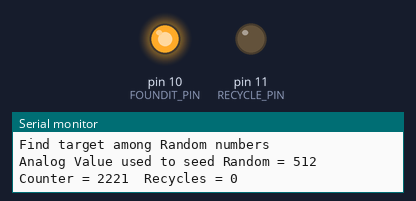
The sketch below on a simulated Arduino Uno, built with avr-gcc and run on an emulated ATmega328P. On the bench: output pins drawn as LEDs (lit = HIGH), the last lines printed to the serial monitor. Random numbers use the default seed unless the sketch sets one. At 54.5 s the program stops and its outputs stay as they are.

Above: at 0.3 s.
At 22.6 s:
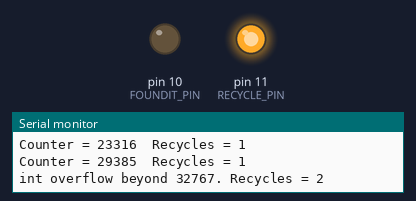
At 36.7 s:
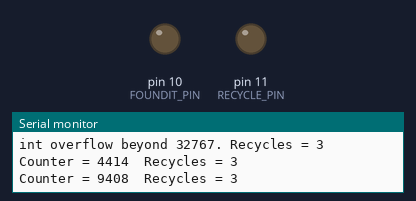
Timing chart, 0 to 40.0 s (numbered marks = the images above):
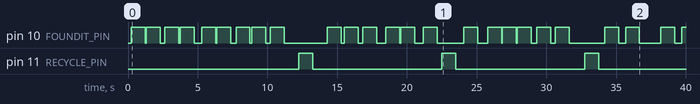

The sketch:

Listing_5_5_FindRandomTarget.ino
```cpp
/* Random Number Match
 - WHAT IT DOES: Loops while:
 - Generate random number 0..4999
 - Looks for match with Target
 - If Match, blink "Found" LED
 - increment an int counter
 - when int counter overflows:
   - blink "Recycle LED"
   - Reset int counter = 0
   - increment Recycle counter
 - When Recycle counter = 5, END

 - SEE the comments after "//" on each line below
 - CONNECTIONS:
 - "FOUNDIT_PIN" LED and resistor on pin 10
 - "RECYCLE_PIN" LED and resistor on pin 11
 - V1.05 02/23/2015
 Questions: terry@yourduino.com */

/*-----( Import needed libraries )-----*/
//None
/*-----( Declare Constants and Pin Numbers )-----*/
#define MAX 5000L
#define MIN 0L
#define TARGETVALUE 2500L

#define MAXRECYCLES 5
#define PAUSE 1000

#define FOUNDIT_PIN  10	// Green LED
#define RECYCLE_PIN  11	// Red LED


/*-----( Declare objects )-----*/
//None
/*-----( Declare Variables )-----*/
int  analogValueForRandomSeed;
long randomNumber;
int recycleCounter = 0;
int counter = 0;

void setup()   /****** SETUP: RUNS ONCE ******/
{
  Serial.begin(9600);
  Serial.println("Find target among Random numbers");
  pinMode(FOUNDIT_PIN, OUTPUT);
  pinMode(RECYCLE_PIN, OUTPUT);
  analogValueForRandomSeed = analogRead(A0);
  Serial.print  ("Analog Value used to seed Random = ");
  Serial.println(analogValueForRandomSeed, DEC);
  Serial.println();
  randomSeed(analogValueForRandomSeed);

}//--(end setup )---


void loop()   /****** LOOP: RUNS CONSTANTLY ******/
{
  while (counter != -1)
  {
    randomNumber = generateRandomNumber();
    if (randomNumber == TARGETVALUE)
    {
      Serial.print("Counter = ");
      Serial.print(counter, DEC);
      Serial.print("  Recycles = ");
      Serial.println(recycleCounter, DEC);
      digitalWrite(FOUNDIT_PIN, HIGH);
      delay(PAUSE);
      digitalWrite(FOUNDIT_PIN, LOW);
    }//TargetValue

    counter++;

    if (counter < 0)  // We've overflowed the int
    {
      counter = 0;
      recycleCounter++;
      Serial.print("int overflow beyond 32767. Recycles = ");
      Serial.println(recycleCounter, DEC);
      digitalWrite(RECYCLE_PIN, HIGH);
      delay(PAUSE);
      digitalWrite(RECYCLE_PIN, LOW);
    }//Overflow

    if (recycleCounter == MAXRECYCLES)
    {
      FakeAnEnd();                    // End program
    }

  }//While Counter

}//--(end main loop )---

/*-----( Declare User-written Functions )-----*/

//-----------------------
long generateRandomNumber()
{
  return random(MIN, MAX);     // Generate random numbers 0 and 5000
}

//-------------------------------------------------
void FakeAnEnd()
{	// Fake the end of the program
  Serial.print("*** THE END ***");
  while (true)
  {
  }
}


//*********( THE END )***********
```

Measured:
- by itself, pin 11 (RECYCLE_PIN): alternates HIGH for 1.0 s and LOW for 9.2 s
